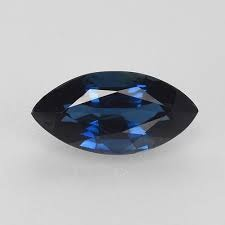
#> input picture backend/assets/gem_inputs/i-001/gemstone.jpg, 225 x 225 px
$ python -i image_utils.py   (imports and definitions only)
#> lines starting #> are read from the running program, lines starting #| are printed output that depends on the picture
import base64
import io
import os
from pathlib import Path
from typing import Tuple, Optional, Union
from PIL import Image, ImageOps, ImageFilter
import numpy as np


def pil_to_base64(image: Image.Image, format: str = "PNG") -> str:
    buffered = io.BytesIO()
    image.save(buffered, format=format)
    return base64.b64encode(buffered.getvalue()).decode("utf-8")


def base64_to_pil(b64_string: str) -> Image.Image:
    if "," in b64_string:
        b64_string = b64_string.split(",", 1)[1]
    image_bytes = base64.b64decode(b64_string)
    return Image.open(io.BytesIO(image_bytes)).convert("RGBA")


def load_gemstone_from_assets(filename_or_id: str, assets_dir: Path) -> Optional[Image.Image]:
    """Loads a gemstone image from assets directory by filename or catalog ID."""
    candidate_paths = [
        assets_dir / filename_or_id,
        assets_dir / f"{filename_or_id}.png",
        assets_dir / f"{filename_or_id}.jpg",
    ]
    for path in candidate_paths:
        if path.exists():
            return Image.open(path).convert("RGBA")

    # Try searching catalog
    catalog_path = assets_dir / "catalog.json"
    if catalog_path.exists():
        import json
        with open(catalog_path, "r", encoding="utf-8") as f:
            catalog = json.load(f)
        for item in catalog:
            if item.get("id") == filename_or_id or item.get("filename") == filename_or_id:
                target = assets_dir / item["filename"]
                if target.exists():
                    return Image.open(target).convert("RGBA")
    return None


def segment_loose_gemstone(image: Image.Image) -> Image.Image:
    """
    Cuts out the loose gemstone from its background.
    Uses rembg if installed; otherwise performs robust alpha/contour segmentation.
    """
    try:
        import rembg
        return rembg.remove(image)
    except Exception:
        # Fallback: Intelligent alpha & luminance background removal
        rgba = image.convert("RGBA")
        np_img = np.array(rgba)

        # Check if already has transparent background
        alpha = np_img[:, :, 3]
        if np.any(alpha < 250):
            return rgba

        # Extract by contrast against standard studio white / black background
        rgb = np_img[:, :, :3]
        luminance = 0.299 * rgb[:, :, 0] + 0.587 * rgb[:, :, 1] + 0.114 * rgb[:, :, 2]

        # Detect if background is bright white or pure black
        corner_pixels = [luminance[0, 0], luminance[0, -1], luminance[-1, 0], luminance[-1, -1]]
        avg_corner = np.mean(corner_pixels)

        if avg_corner > 220:  # White studio background
            mask = luminance < 235
        elif avg_corner < 35:  # Black background
            mask = luminance > 30
        else:
            mask = np.ones_like(luminance, dtype=bool)

        new_alpha = np.where(mask, 255, 0).astype(np.uint8)
        np_img[:, :, 3] = new_alpha
        cutout = Image.fromarray(np_img)

        # Smooth mask edges
        alpha_channel = cutout.split()[3].filter(ImageFilter.GaussianBlur(radius=1))
        cutout.putalpha(alpha_channel)
        return cutout


def stage_gemstone_on_canvas(
    gem_image: Image.Image,
    canvas_size: int = 1024,
    gem_scale_ratio: float = 0.38,
    prong_overlap_margin: int = 14,
) -> Tuple[Image.Image, Image.Image, Tuple[int, int, int, int]]:
    """
    Step 1 & Step 2 of the Production Pipeline:
    - Centers loose stone on target 1024x1024 canvas.
    - Scales stone proportionally to realistic jewelry centerpiece size.
    - Generates binary inpainting mask:
        0 (Black) = 100% Protected original gemstone pixels.
        255 (White) = Inpaint area (metal band, prongs, halo, setting, background).
        Prong overlap margin allows prongs to naturally overlap edges and cast shadows.
    """
    gem = segment_loose_gemstone(gem_image)

    # Get non-zero bounding box of stone
    bbox = gem.getbbox()
    if bbox:
        gem = gem.crop(bbox)

    # Scale stone proportionally
    target_gem_dim = int(canvas_size * gem_scale_ratio)
    gem.thumbnail((target_gem_dim, target_gem_dim), Image.Resampling.LANCZOS)
    gw, gh = gem.size

    # Position stone at center of 1024x1024 canvas
    cx = (canvas_size - gw) // 2
    cy = (canvas_size - gh) // 2

    canvas = Image.new("RGBA", (canvas_size, canvas_size), (0, 0, 0, 0))
    canvas.paste(gem, (cx, cy), mask=gem)

    # Generate inpainting mask
    # All background is 255 (generate), stone area is 0 (protected)
    stone_alpha = canvas.split()[3]

    # Erode the stone alpha slightly by prong_overlap_margin to allow prongs to overlap edges
    if prong_overlap_margin > 0:
        kernel_size = max(3, prong_overlap_margin // 2 * 2 + 1)
        eroded_stone = stone_alpha.filter(ImageFilter.MinFilter(size=kernel_size))
    else:
        eroded_stone = stone_alpha

    # Invert so 255 = inpaint band/setting, 0 = protect stone
    inpainting_mask = ImageOps.invert(eroded_stone.convert("L"))

    bounding_box = (cx, cy, cx + gw, cy + gh)
    return canvas, inpainting_mask, bounding_box

>>> import cv2
>>> picture = cv2.imread('../assets/gem_inputs/i-001/gemstone.jpg', cv2.IMREAD_GRAYSCALE)
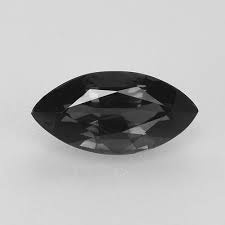
#> picture: shape (225, 225); min 0, max 244, mean 179.2
>>> result = stage_gemstone_on_canvas(picture)
#> (the run stopped early here; a loop or call above may not have finished)
